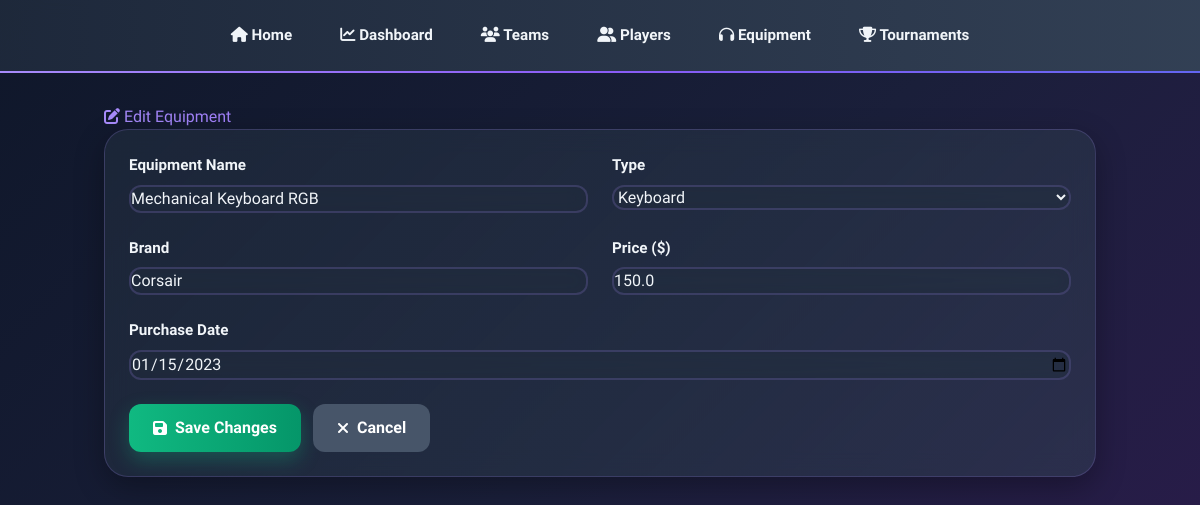
Page /equipment/1/edit on the committed database.
### tables this page shows
CREATE TABLE Equipment (
        EquipmentID INTEGER PRIMARY KEY AUTOINCREMENT,
        EquipmentName TEXT NOT NULL,
        Type TEXT NOT NULL,
        Brand TEXT NOT NULL,
        Price REAL NOT NULL,
        PurchaseDate DATE NOT NULL
    );

### app.py (the view, shortened to what this page needs)
@app.route('/equipment/<int:equipment_id>/edit', methods=['GET', 'POST'])
def edit_equipment(equipment_id):
    conn = get_db_connection()
    equip = conn.execute('SELECT * FROM Equipment WHERE EquipmentID = ?', (equipment_id,)).fetchone()
    conn.close()
    return render_template('edit_equipment.html', equipment=equip)

### app.py (called while the page is built)
def get_db_connection():
    conn = sqlite3.connect(DATABASE)
    conn.row_factory = sqlite3.Row
    return conn

### templates/edit_equipment.html (shortened to what this page needs)
{% extends "base.html" %}
{% block content %}
<h1><i class="fas fa-edit"></i> Edit Equipment</h1>
<div class="card">
    <form method="POST" action="/equipment/{{ equipment['EquipmentID'] }}/edit">
        <div class="form-row">
            <div class="form-group">
                <label for="equipment_name">Equipment Name</label>
                <input type="text" id="equipment_name" name="equipment_name" value="{{ equipment['EquipmentName'] }}"
                    required placeholder="e.g., Mechanical Keyboard RGB">
            </div>
            <div class="form-group">
                <label for="type">Type</label>
                <select id="type" name="type" required>
                    <option value="Keyboard" {% if equipment['Type']=='Keyboard' %}selected{% endif %}>Keyboard</option>
                </select>
            </div>
        </div>
        <div class="form-row">
            <div class="form-group">
                <label for="brand">Brand</label>
                <input type="text" id="brand" name="brand" value="{{ equipment['Brand'] }}" required
                    placeholder="e.g., Corsair">
            </div>
            <div class="form-group">
                <label for="price">Price ($)</label>
                <input type="number" id="price" name="price" step="0.01" value="{{ equipment['Price'] }}" required
                    placeholder="0.00">
            </div>
        </div>
        <div class="form-group">
            <label for="purchase_date">Purchase Date</label>
            <input type="date" id="purchase_date" name="purchase_date" value="{{ equipment['PurchaseDate'] }}" required>
        </div>
        <div class="action-buttons">
            <button type="submit" class="btn btn-success"><i class="fas fa-save"></i> Save Changes</button>
            <a href="/equipment" class="btn btn-secondary"><i class="fas fa-times"></i> Cancel</a>
        </div>
    </form>
</div>
{% endblock %}

### templates/base.html (style rules this page uses)
* { transition: all 0.3s ease; }
body { background: linear-gradient(135deg, #0f172a 0%, #1a1f3a 50%, #2d1b4e 100%); min-height: 100vh; overflow-x: hidden; color: #f1f5f9; font-family: 'Segoe UI', -apple-system, BlinkMacSystemFont, sans-serif; }
h1 { font-size: 2.25rem; font-weight: 900; margin-bottom: 2rem; background: linear-gradient(to right, #a78bfa, #8b5cf6, #6366f1); -webkit-background-clip: text; -webkit-text-fill-color: transparent; background-clip: text; }
.card { backdrop-filter: blur(12px); background: linear-gradient(135deg, rgba(30, 41, 59, 0.8) 0%, rgba(51, 65, 85, 0.5) 100%); border: 1px solid rgba(167, 139, 250, 0.2); border-radius: 1.5rem; padding: 1.5rem; box-shadow: 0 10px 30px rgba(0, 0, 0, 0.3); margin-bottom: 2rem; transition: all 0.5s; position: relative; overflow: hidden; }
.form-group { margin-bottom: 1.5rem; }
label { display: block; margin-bottom: 0.5rem; font-weight: 600; color: #f1f5f9; font-size: 0.95rem; }
input, select, textarea { width: 100%; padding: 0.75rem 1rem; background: rgba(30, 41, 59, 0.5); backdrop-filter: blur(8px); border: 2px solid rgba(167, 139, 250, 0.2); border-radius: 0.75rem; color: #f1f5f9; font-size: 1rem; transition: all 0.3s; font-family: inherit; }
input::placeholder, select::placeholder { color: #94a3b8; }
.form-row { display: grid; grid-template-columns: 1fr; gap: 1.5rem; }
@media (min-width: 768px) { .form-row { grid-template-columns: 1fr 1fr; } }
.btn { display: inline-block; padding: 0.75rem 1.5rem; font-weight: bold; border-radius: 0.75rem; border: none; cursor: pointer; transition: all 0.3s; color: white; text-decoration: none; font-size: 1rem; }
.btn-secondary { background: #475569; transition: all 0.3s; }
.btn-success { background: linear-gradient(to right, #10b981, #059669); box-shadow: 0 8px 20px rgba(16, 185, 129, 0.3); transition: all 0.3s; }
.action-buttons { display: flex; flex-direction: column; gap: 0.75rem; flex-wrap: wrap; margin-top: 1rem; }
@media (min-width: 768px) { .action-buttons { flex-direction: row; gap: 0.75rem; } }
.action-buttons .btn { display: inline-flex; align-items: center; justify-content: center; gap: 0.5rem; }

### rows in the picture
Equipment: equipment_name "Mechanical Keyboard RGB", type "Keyboard", brand "Corsair", price "150.0", purchase_date "01/15/2023"
